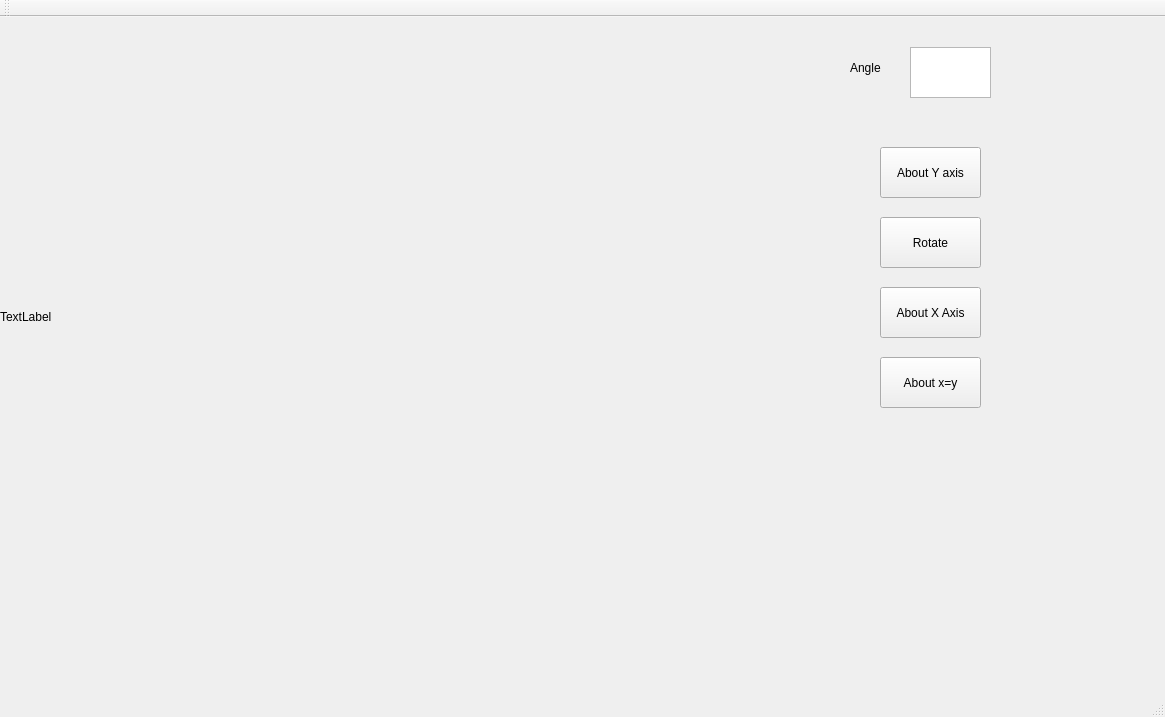
<?xml version="1.0" encoding="UTF-8"?>
<ui version="4.0">
 <class>MainWindow</class>
 <widget class="QMainWindow" name="MainWindow">
  <property name="geometry">
   <rect>
    <x>0</x>
    <y>0</y>
    <width>1165</width>
    <height>717</height>
   </rect>
  </property>
  <property name="windowTitle">
   <string>MainWindow</string>
  </property>
  <widget class="QWidget" name="centralWidget">
   <widget class="QLabel" name="label">
    <property name="geometry">
     <rect>
      <x>0</x>
      <y>0</y>
      <width>600</width>
      <height>600</height>
     </rect>
    </property>
    <property name="text">
     <string>TextLabel</string>
    </property>
   </widget>
   <widget class="QTextEdit" name="textEdit">
    <property name="geometry">
     <rect>
      <x>910</x>
      <y>30</y>
      <width>81</width>
      <height>51</height>
     </rect>
    </property>
   </widget>
   <widget class="QLabel" name="label_2">
    <property name="geometry">
     <rect>
      <x>850</x>
      <y>30</y>
      <width>51</width>
      <height>41</height>
     </rect>
    </property>
    <property name="text">
     <string>Angle</string>
    </property>
   </widget>
   <widget class="QPushButton" name="Yaxis">
    <property name="geometry">
     <rect>
      <x>880</x>
      <y>130</y>
      <width>101</width>
      <height>51</height>
     </rect>
    </property>
    <property name="text">
     <string>About Y axis</string>
    </property>
   </widget>
   <widget class="QPushButton" name="rotate">
    <property name="geometry">
     <rect>
      <x>880</x>
      <y>200</y>
      <width>101</width>
      <height>51</height>
     </rect>
    </property>
    <property name="text">
     <string>Rotate</string>
    </property>
   </widget>
   <widget class="QPushButton" name="Xaxis">
    <property name="geometry">
     <rect>
      <x>880</x>
      <y>270</y>
      <width>101</width>
      <height>51</height>
     </rect>
    </property>
    <property name="text">
     <string>About X Axis</string>
    </property>
   </widget>
   <widget class="QPushButton" name="line">
    <property name="geometry">
     <rect>
      <x>880</x>
      <y>340</y>
      <width>101</width>
      <height>51</height>
     </rect>
    </property>
    <property name="text">
     <string>About x=y</string>
    </property>
   </widget>
  </widget>
  <widget class="QMenuBar" name="menuBar">
   <property name="geometry">
    <rect>
     <x>0</x>
     <y>0</y>
     <width>1165</width>
     <height>22</height>
    </rect>
   </property>
  </widget>
  <widget class="QToolBar" name="mainToolBar">
   <attribute name="toolBarArea">
    <enum>TopToolBarArea</enum>
   </attribute>
   <attribute name="toolBarBreak">
    <bool>false</bool>
   </attribute>
  </widget>
  <widget class="QStatusBar" name="statusBar"/>
 </widget>
 <layoutdefault spacing="6" margin="11"/>
 <resources/>
 <connections/>
</ui>
